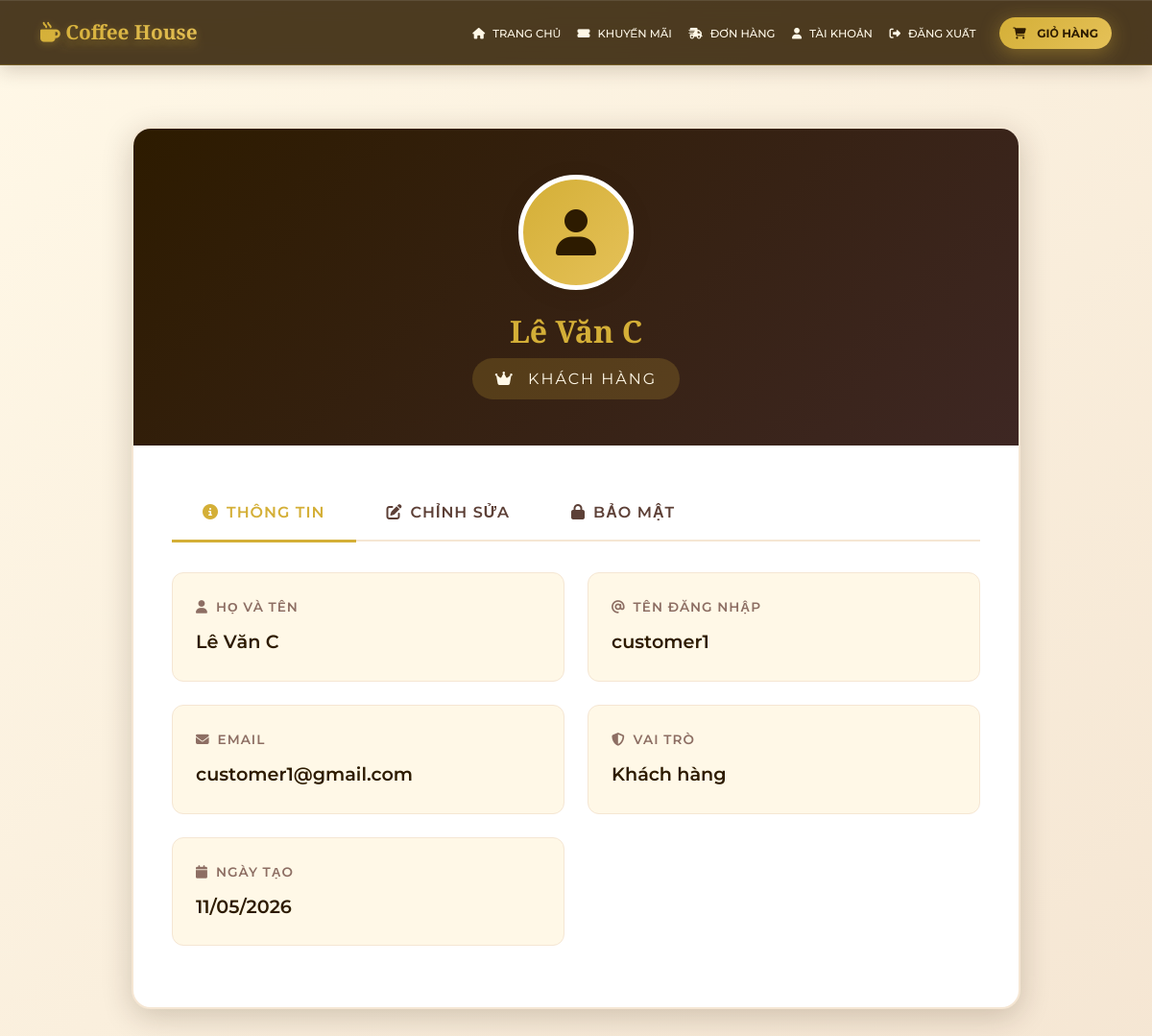
Page /customer/profile.php (signed in) on the committed database.
### tables this page shows
CREATE TABLE users (
    id INT PRIMARY KEY AUTO_INCREMENT,
    username VARCHAR(50) UNIQUE NOT NULL,
    password VARCHAR(255) NOT NULL,
    email VARCHAR(100) UNIQUE,
    full_name VARCHAR(100) NOT NULL,
    phone VARCHAR(20),
    address TEXT,
    avatar VARCHAR(255) DEFAULT NULL,
    role ENUM('admin', 'staff', 'customer') DEFAULT 'customer',
    is_active TINYINT(1) DEFAULT 1,
    created_at TIMESTAMP DEFAULT CURRENT_TIMESTAMP,
    updated_at TIMESTAMP DEFAULT CURRENT_TIMESTAMP ON UPDATE CURRENT_TIMESTAMP,
    reset_token VARCHAR(255) NULL,
    reset_token_expiry DATETIME NULL,
    remember_token VARCHAR(255) NULL,
    token_expiry DATETIME NULL,
    INDEX idx_reset_token (reset_token),
    INDEX idx_email (email),
    INDEX idx_username (username),
    INDEX idx_role (role),
    INDEX idx_is_active (is_active)
);

### customer/profile.php (the view, shortened to what this page needs)
<?php
require_once '../config/init.php';
$user_id = $_SESSION['user_id'];
$stmt = $pdo->prepare("SELECT * FROM users WHERE id = ?");
$stmt->execute([$user_id]);
$user = $stmt->fetch();
?>
<!DOCTYPE html>
<html lang="vi">
<head>
    <link href="https://cdn.jsdelivr.net/npm/bootstrap@5.3.0/dist/css/bootstrap.min.css" rel="stylesheet">
    <link href="https://cdnjs.cloudflare.com/ajax/libs/font-awesome/6.4.0/css/all.min.css" rel="stylesheet">
    <link rel="stylesheet" href="../assets/css/profile.css">
</head>
<body>
    <?php include '../templates/navbar.php'; ?>
    <section class="profile-container">
        <div class="container">
            <div class="row justify-content-center">
                <div class="col-lg-10">
                    <div class="profile-card">
                        <div class="profile-header">
                            <div class="profile-avatar">
                                <?php if (!empty($user['avatar'])): ?>
                                    <img src="../admin/upload/<?php echo htmlspecialchars($user['avatar']); ?>" alt="Avatar">
                                <?php else: ?>
                                    <i class="fas fa-user"></i>
                                <?php endif; ?>
                            </div>
                            <h2 class="profile-name"><?php echo htmlspecialchars($user['full_name']); ?></h2>
                            <span class="profile-role">
                                <i class="fas fa-crown me-2"></i>
                                Khách hàng
                            </span>
                        </div>
                        <div class="profile-body">
                            <ul class="nav nav-tabs nav-tabs-premium" role="tablist">
                                <li class="nav-item">
                                    <a class="nav-link active" data-bs-toggle="tab" href="#info">
                                        <i class="fas fa-info-circle me-2"></i>Thông tin
                                    </a>
                                </li>
                                <li class="nav-item">
                                    <a class="nav-link" data-bs-toggle="tab" href="#edit">
                                        <i class="fas fa-edit me-2"></i>Chỉnh sửa
                                    </a>
                                </li>
                                <li class="nav-item">
                                    <a class="nav-link" data-bs-toggle="tab" href="#security">
                                        <i class="fas fa-lock me-2"></i>Bảo mật
                                    </a>
                                </li>
                            </ul>
                            <div class="tab-content">
                                <div id="info" class="tab-pane fade show active">
                                    <div class="row">
                                        <div class="col-md-6">
                                            <div class="info-item">
                                                <div class="info-label">
                                                    <i class="fas fa-user me-2"></i>Họ và tên
                                                </div>
                                                <div class="info-value">
                                                    <?php echo htmlspecialchars($user['full_name']); ?>
                                                </div>
                                            </div>
                                        </div>
                                        <div class="col-md-6">
                                            <div class="info-item">
                                                <div class="info-label">
                                                    <i class="fas fa-at me-2"></i>Tên đăng nhập
                                                </div>
                                                <div class="info-value">
                                                    <?php echo htmlspecialchars($user['username']); ?>
                                                </div>
                                            </div>
                                        </div>
                                        <div class="col-md-6">
                                            <div class="info-item">
                                                <div class="info-label">
                                                    <i class="fas fa-envelope me-2"></i>Email
                                                </div>
                                                <div class="info-value">
                                                    <?php echo htmlspecialchars($user['email']); ?>
                                                </div>
                                            </div>
                                        </div>
                                        <div class="col-md-6">
                                            <div class="info-item">
                                                <div class="info-label">
                                                    <i class="fas fa-shield-alt me-2"></i>Vai trò
                                                </div>
                                                <div class="info-value">
                                                    Khách hàng
                                                </div>
                                            </div>
                                        </div>
                                        <div class="col-md-6">
                                            <div class="info-item">
                                                <div class="info-label">
                                                    <i class="fas fa-calendar me-2"></i>Ngày tạo
                                                </div>
                                                <div class="info-value">
                                                    <?php echo date('d/m/Y', strtotime($user['created_at'])); ?>
                                                </div>
                                            </div>
                                        </div>
                                    </div>
                                </div>
                            </div>
                        </div>
                    </div>
                </div>
            </div>
        </div>
    </section>
</body>
</html>

### assets/css/profile.css (style rules this page uses)
:root { --coffee-dark: #2D1B00; --coffee-brown: #3E2723; --coffee-medium: #5D4037; --coffee-light: #8D6E63; --cream: #FFF8E7; --cream-dark: #F5E6D3; --gold: #D4AF37; --gold-light: #E5C158; --white: #FFFFFF; --shadow-sm: 0 2px 8px rgba(45, 27, 0, 0.1); --shadow-md: 0 4px 20px rgba(45, 27, 0, 0.15); --shadow-lg: 0 8px 32px rgba(45, 27, 0, 0.2); --transition: all 0.4s cubic-bezier(0.4, 0, 0.2, 1); }
* { margin: 0; padding: 0; box-sizing: border-box; }
body { font-family: 'Montserrat', sans-serif; background: linear-gradient(135deg, var(--cream) 0%, var(--cream-dark) 100%); color: var(--coffee-dark); line-height: 1.7; min-height: 100vh; }
h1, h2, h3, h4, h5 { font-family: 'Cormorant Garamond', serif; font-weight: 600; }
.profile-container { padding: 4rem 0; }
.profile-card { background: var(--white); border-radius: 20px; box-shadow: var(--shadow-lg); overflow: hidden; border: 2px solid var(--cream-dark); }
.profile-header { background: linear-gradient(135deg, var(--coffee-dark) 0%, var(--coffee-brown) 100%); padding: 3rem 2rem; text-align: center; position: relative; }
.profile-avatar { width: 120px; height: 120px; border-radius: 50%; background: linear-gradient(135deg, var(--gold) 0%, var(--gold-light) 100%); display: flex; align-items: center; justify-content: center; margin: 0 auto 1.5rem; font-size: 3rem; color: var(--coffee-dark); border: 5px solid var(--white); box-shadow: var(--shadow-md); }
.profile-name { color: var(--gold); font-size: 2rem; margin-bottom: 0.5rem; font-family: 'Cormorant Garamond', serif; }
.profile-role { color: var(--cream); font-size: 1rem; text-transform: uppercase; letter-spacing: 2px; background: rgba(212, 175, 55, 0.2); padding: 0.5rem 1.5rem; border-radius: 50px; display: inline-block; }
.profile-body { padding: 2.5rem; }
.nav-tabs-premium { border-bottom: 2px solid var(--cream-dark); margin-bottom: 2rem; }
.nav-tabs-premium .nav-link { color: var(--coffee-medium); font-weight: 600; text-transform: uppercase; letter-spacing: 1px; padding: 1rem 2rem; border: none; position: relative; transition: var(--transition); }
.nav-tabs-premium .nav-link::after { content: ''; position: absolute; bottom: -2px; left: 0; width: 0; height: 3px; background: var(--gold); transition: var(--transition); }
.nav-tabs-premium .nav-link.active { color: var(--gold); background: transparent; }
.nav-tabs-premium .nav-link.active::after { width: 100%; }
.info-item { background: var(--cream); padding: 1.5rem; border-radius: 12px; margin-bottom: 1.5rem; border: 1px solid var(--cream-dark); }
.info-label { color: var(--coffee-light); font-size: 0.85rem; text-transform: uppercase; letter-spacing: 1px; margin-bottom: 0.5rem; font-weight: 600; }
.info-value { color: var(--coffee-dark); font-size: 1.2rem; font-weight: 600; }
.profile-avatar { position: relative; overflow: visible; }

### rows in the picture
users: full_name "Lê Văn C", username "customer1", email "customer1@gmail.com", created_at "11/05/2026"
